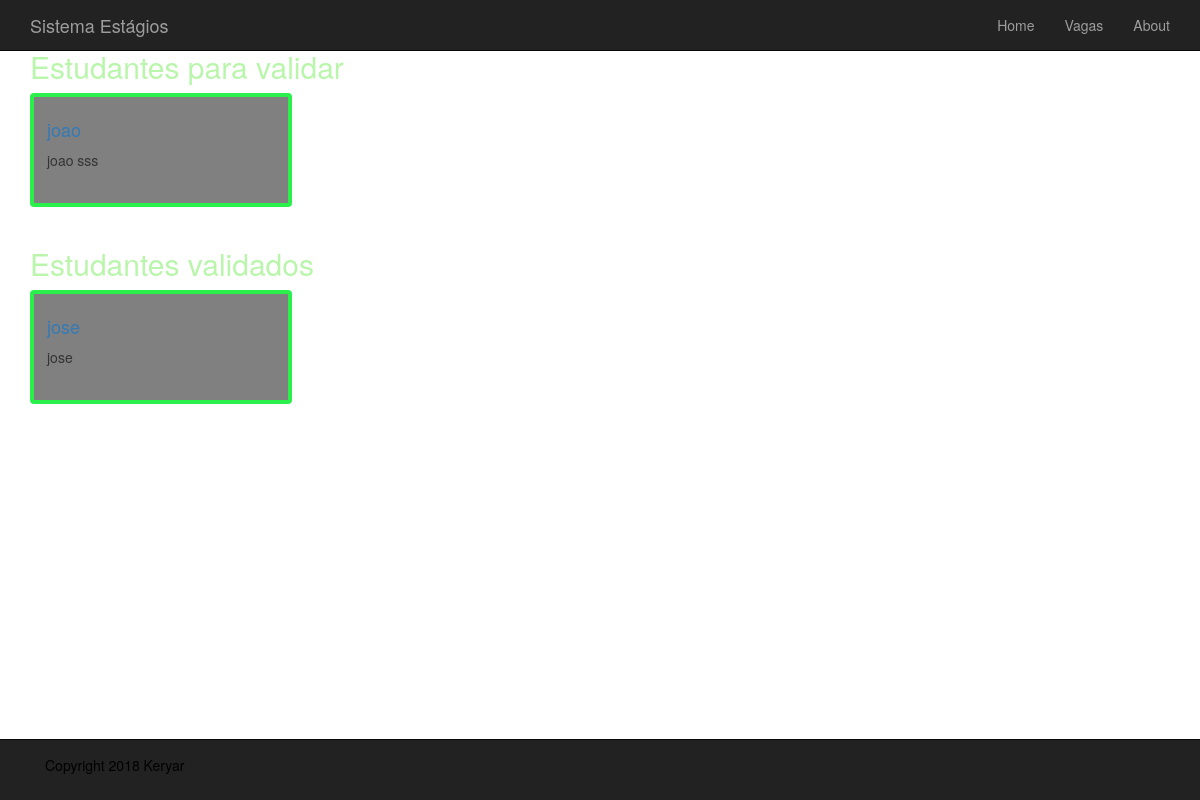
/actions/list_student, run on an earlier commit of the app's database.
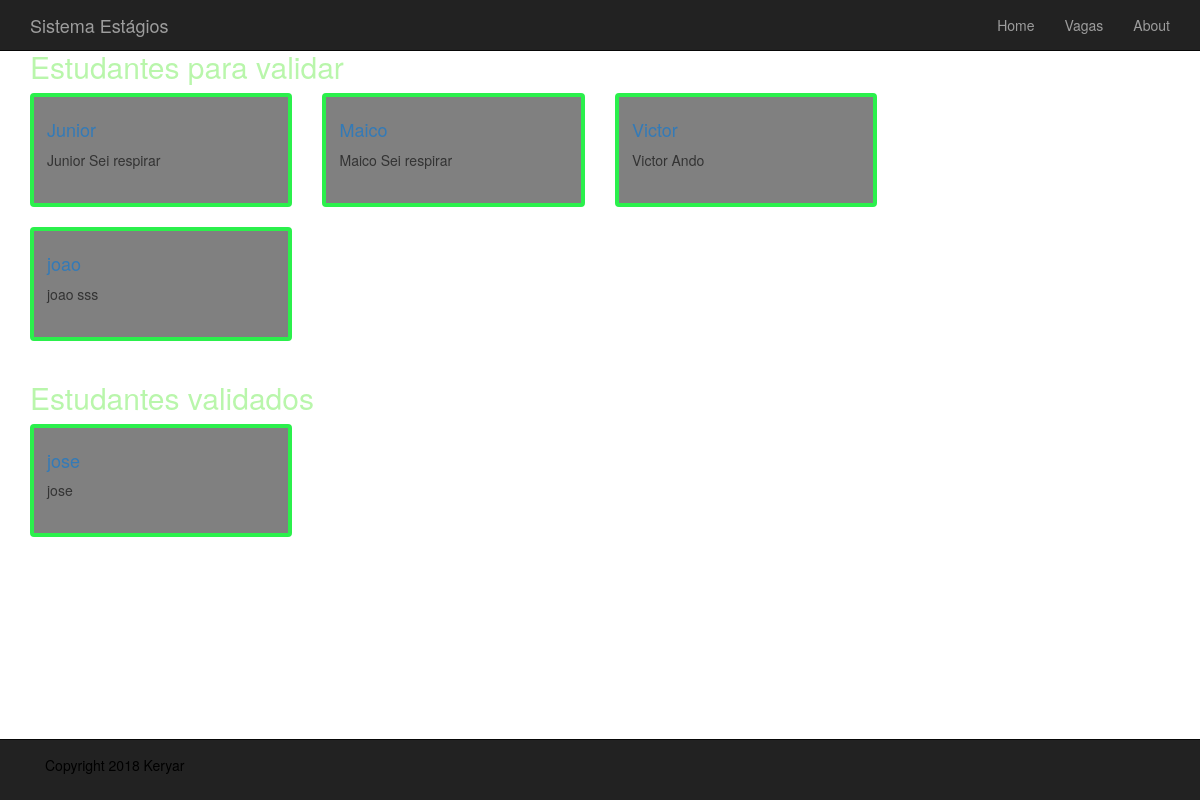
And on a later commit of the database.
### user_actions/models.py (models this page shows, shortened)
class Student(models.Model):
    name = models.CharField(max_length=200, db_index=True)
    slug = models.SlugField(max_length=200, db_index=True, unique=True)
    pw = models.CharField(max_length=200)
    id_doc_number = models.PositiveIntegerField(unique=True)
    enroll_number = models.PositiveIntegerField(unique=True)
    major_id = models.PositiveIntegerField(db_index=True)
    qualifications = models.TextField(blank=True)
    gpa = models.PositiveIntegerField()
    description = models.TextField(blank=True)
    validation_pending = models.BooleanField(default=True)
    registered = models.BooleanField(default=False)
    able = models.BooleanField(default=False)
    time_available_start = models.TextField()
    time_available_end = models.TextField()
    register_date = models.DateTimeField(auto_now_add=True)
    update_date = models.DateTimeField(auto_now=True)
    class Meta:
        ordering = ('name',)
        verbose_name = 'student'
        verbose_name_plural = 'students'
    def get_absolute_path(self):
        return reverse('user_actions:validate_student', args=[self.id, self.slug])

### user_actions/views.py (the view)
def list_student(request):
    unverified_students = Student.objects.filter(validation_pending=True)
    verified_students = Student.objects.filter(validation_pending=False)
    return render(request, 'user_actions/coordinator_pages/list_student.html', {
        'unverified_students' : unverified_students,
        'verified_students' : verified_students,
        })

### user_actions/templates/user_actions/coordinator_pages/list_student.html (shortened to what this page needs)
{% extends 'base.html' %}
{% load static %}
{% block conteudo %}
    <div class="container">
        <div class="row">
            <div class="col-sm-12">
                <div class="row">
                    <div class="col-sm-9">
                        <h2>Estudantes para validar</h2>
                        <div class="row">
                                {% for student in unverified_students %}
                                    <div class="col-md-4 col-sm-6">
                                        <div class="thumbnail">
                                            <div class="caption">
                                                 <h4><a href="{{ student.get_absolute_path }}">{{ student.name }}</a></h4>
                                                {{ student.name }}
                                                {{ student.description }}
                                                <br>
                                                <br>
                                            </div>
                                        </div>
                                    </div>
                                {% endfor %}
                        </div>
                    </div>
                </div>
                <div class="row">
                    <div class="col-sm-9">
                        <h2>Estudantes validados</h2>
                        <div class="row">
                                {% for student in verified_students %}
                                    <div class="col-md-4 col-sm-6">
                                        <div class="thumbnail">
                                            <div class="caption">
                                                 <h4><a href="{{ student.get_absolute_path }}">{{ student.name }}</a></h4>
                                                {{ student.name }}
                                                <br>
                                                <br>
                                            </div>
                                        </div>
                                    </div>
                                {% endfor %}
                        </div>
                    </div>
                </div>
            </div>
        </div>
    </div>
{% endblock %}

What changed in the data, as far as the page shows it:
added Student: name "Junior", description "Sei respirar", shown under "Estudantes para validar"
added Student: name "Maico", description "Sei respirar", shown under "Estudantes para validar"
added Student: name "Victor", description "Ando", shown under "Estudantes para validar"
